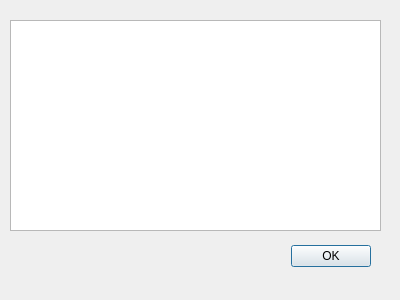
<?xml version="1.0" encoding="UTF-8"?>
<ui version="4.0">
 <class>textDisplay</class>
 <widget class="QDialog" name="textDisplay">
  <property name="geometry">
   <rect>
    <x>0</x>
    <y>0</y>
    <width>400</width>
    <height>300</height>
   </rect>
  </property>
  <property name="windowTitle">
   <string>Received Text</string>
  </property>
  <widget class="QDialogButtonBox" name="buttonBox">
   <property name="geometry">
    <rect>
     <x>30</x>
     <y>240</y>
     <width>341</width>
     <height>32</height>
    </rect>
   </property>
   <property name="orientation">
    <enum>Qt::Horizontal</enum>
   </property>
   <property name="standardButtons">
    <set>QDialogButtonBox::Ok</set>
   </property>
  </widget>
  <widget class="QPlainTextEdit" name="plainTextEdit">
   <property name="geometry">
    <rect>
     <x>10</x>
     <y>20</y>
     <width>371</width>
     <height>211</height>
    </rect>
   </property>
  </widget>
 </widget>
 <resources/>
 <connections>
  <connection>
   <sender>buttonBox</sender>
   <signal>accepted()</signal>
   <receiver>textDisplay</receiver>
   <slot>accept()</slot>
   <hints>
    <hint type="sourcelabel">
     <x>248</x>
     <y>254</y>
    </hint>
    <hint type="destinationlabel">
     <x>157</x>
     <y>274</y>
    </hint>
   </hints>
  </connection>
  <connection>
   <sender>buttonBox</sender>
   <signal>rejected()</signal>
   <receiver>textDisplay</receiver>
   <slot>reject()</slot>
   <hints>
    <hint type="sourcelabel">
     <x>316</x>
     <y>260</y>
    </hint>
    <hint type="destinationlabel">
     <x>286</x>
     <y>274</y>
    </hint>
   </hints>
  </connection>
 </connections>
</ui>
